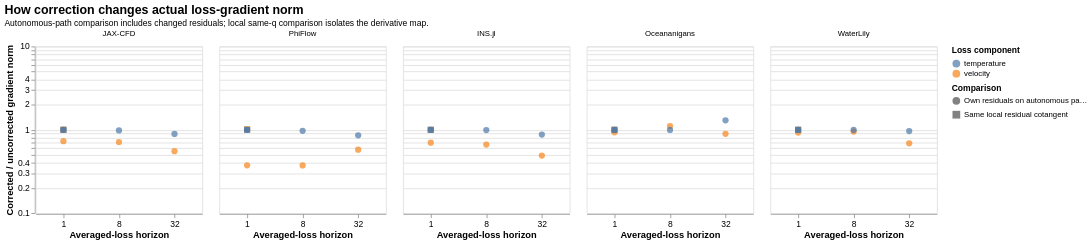

Specify this chart in Vega-Lite:
### Vega-Lite specification from a JSON file in a GitHub repository (floating-point values rounded to 4 significant figures)
{"config": {"view": {"continuousWidth": 300, "continuousHeight": 300}, "axis": {"labelFontSize": 11, "titleFontSize": 12}, "title": {"fontSize": 16, "subtitleFontSize": 11}}, "data": {"values": [{"solver": "jax-cfd", "backend": "JAX-CFD", "field": "velocity", "horizon": 1, "comparison": "Own residuals on autonomous paths", "reference_norm": 0.0002886, "corrected_norm": 0.0002109, "norm_ratio": 0.7308, "cosine": 0.7771, "difference_norm": 0.0001821, "relative_difference": 0.6311}, {"solver": "jax-cfd", "backend": "JAX-CFD", "field": "velocity", "horizon": 8, "comparison": "Own residuals on autonomous paths", "reference_norm": 0.0007327, "corrected_norm": 0.0005224, "norm_ratio": 0.713, "cosine": 0.7613, "difference_norm": 0.0004765, "relative_difference": 0.6502}, {"solver": "jax-cfd", "backend": "JAX-CFD", "field": "velocity", "horizon": 32, "comparison": "Own residuals on autonomous paths", "reference_norm": 0.003677, "corrected_norm": 0.002037, "norm_ratio": 0.554, "cosine": 0.8361, "difference_norm": 0.002268, "relative_difference": 0.6168}, {"solver": "jax-cfd", "backend": "JAX-CFD", "field": "velocity", "horizon": 1, "comparison": "Same local residual cotangent", "reference_norm": 0.0002104, "corrected_norm": 0.0002109, "norm_ratio": 1.003, "cosine": 0.9999, "difference_norm": 3.131e-06, "relative_difference": 0.01488}, {"solver": "jax-cfd", "backend": "JAX-CFD", "field": "temperature", "horizon": 1, "comparison": "Own residuals on autonomous paths", "reference_norm": 0.0004346, "corrected_norm": 0.0004346, "norm_ratio": 1.0, "cosine": 1.0, "difference_norm": 4.009e-09, "relative_difference": 9.226e-06}, {"solver": "jax-cfd", "backend": "JAX-CFD", "field": "temperature", "horizon": 8, "comparison": "Own residuals on autonomous paths", "reference_norm": 0.0008371, "corrected_norm": 0.0008228, "norm_ratio": 0.983, "cosine": 0.9953, "difference_norm": 8.141e-05, "relative_difference": 0.09725}, {"solver": "jax-cfd", "backend": "JAX-CFD", "field": "temperature", "horizon": 32, "comparison": "Own residuals on autonomous paths", "reference_norm": 0.001667, "corrected_norm": 0.001488, "norm_ratio": 0.8925, "cosine": 0.8543, "difference_norm": 0.0008689, "relative_difference": 0.5212}, {"solver": "jax-cfd", "backend": "JAX-CFD", "field": "temperature", "horizon": 1, "comparison": "Same local residual cotangent", "reference_norm": 0.0004346, "corrected_norm": 0.0004346, "norm_ratio": 1.0, "cosine": 1.0, "difference_norm": 2.181e-11, "relative_difference": 5.019e-08}, {"solver": "phiflow", "backend": "PhiFlow", "field": "velocity", "horizon": 1, "comparison": "Own residuals on autonomous paths", "reference_norm": 0.0007186, "corrected_norm": 0.0002696, "norm_ratio": 0.3752, "cosine": 0.3429, "difference_norm": 0.0006754, "relative_difference": 0.9399}, {"solver": "phiflow", "backend": "PhiFlow", "field": "velocity", "horizon": 8, "comparison": "Own residuals on autonomous paths", "reference_norm": 0.002461, "corrected_norm": 0.0009184, "norm_ratio": 0.3732, "cosine": 0.4959, "difference_norm": 0.002158, "relative_difference": 0.877}, {"solver": "phiflow", "backend": "PhiFlow", "field": "velocity", "horizon": 32, "comparison": "Own residuals on autonomous paths", "reference_norm": 0.007175, "corrected_norm": 0.00414, "norm_ratio": 0.577, "cosine": 0.5773, "difference_norm": 0.005859, "relative_difference": 0.8166}, {"solver": "phiflow", "backend": "PhiFlow", "field": "velocity", "horizon": 1, "comparison": "Same local residual cotangent", "reference_norm": 0.0002656, "corrected_norm": 0.0002696, "norm_ratio": 1.015, "cosine": 0.9998, "difference_norm": 6.954e-06, "relative_difference": 0.02618}, {"solver": "phiflow", "backend": "PhiFlow", "field": "temperature", "horizon": 1, "comparison": "Own residuals on autonomous paths", "reference_norm": 0.0006895, "corrected_norm": 0.0006895, "norm_ratio": 1.0, "cosine": 1.0, "difference_norm": 6.476e-09, "relative_difference": 9.393e-06}, {"solver": "phiflow", "backend": "PhiFlow", "field": "temperature", "horizon": 8, "comparison": "Own residuals on autonomous paths", "reference_norm": 0.001999, "corrected_norm": 0.001946, "norm_ratio": 0.9737, "cosine": 0.9974, "difference_norm": 0.0001509, "relative_difference": 0.07548}, {"solver": "phiflow", "backend": "PhiFlow", "field": "temperature", "horizon": 32, "comparison": "Own residuals on autonomous paths", "reference_norm": 0.004267, "corrected_norm": 0.003669, "norm_ratio": 0.8599, "cosine": 0.9628, "difference_norm": 0.001234, "relative_difference": 0.2892}, {"solver": "phiflow", "backend": "PhiFlow", "field": "temperature", "horizon": 1, "comparison": "Same local residual cotangent", "reference_norm": 0.0006895, "corrected_norm": 0.0006895, "norm_ratio": 1.0, "cosine": 1.0, "difference_norm": 4.494e-11, "relative_difference": 6.518e-08}, {"solver": "ins-jl", "backend": "INS.jl", "field": "velocity", "horizon": 1, "comparison": "Own residuals on autonomous paths", "reference_norm": 0.000261, "corrected_norm": 0.0001827, "norm_ratio": 0.7002, "cosine": 0.6381, "difference_norm": 0.0002016, "relative_difference": 0.7724}, {"solver": "ins-jl", "backend": "INS.jl", "field": "velocity", "horizon": 8, "comparison": "Own residuals on autonomous paths", "reference_norm": 0.0007482, "corrected_norm": 0.0004972, "norm_ratio": 0.6645, "cosine": 0.7005, "difference_norm": 0.0005346, "relative_difference": 0.7145}, {"solver": "ins-jl", "backend": "INS.jl", "field": "velocity", "horizon": 32, "comparison": "Own residuals on autonomous paths", "reference_norm": 0.004838, "corrected_norm": 0.002374, "norm_ratio": 0.4907, "cosine": 0.8179, "difference_norm": 0.003202, "relative_difference": 0.6619}, {"solver": "ins-jl", "backend": "INS.jl", "field": "velocity", "horizon": 1, "comparison": "Same local residual cotangent", "reference_norm": 0.0001827, "corrected_norm": 0.0001827, "norm_ratio": 1.0, "cosine": 0.9999, "difference_norm": 2.834e-06, "relative_difference": 0.01551}, {"solver": "ins-jl", "backend": "INS.jl", "field": "temperature", "horizon": 1, "comparison": "Own residuals on autonomous paths", "reference_norm": 0.0005804, "corrected_norm": 0.0005804, "norm_ratio": 1.0, "cosine": 1.0, "difference_norm": 4.901e-09, "relative_difference": 8.445e-06}, {"solver": "ins-jl", "backend": "INS.jl", "field": "temperature", "horizon": 8, "comparison": "Own residuals on autonomous paths", "reference_norm": 0.001553, "corrected_norm": 0.001543, "norm_ratio": 0.9936, "cosine": 0.9989, "difference_norm": 7.455e-05, "relative_difference": 0.04801}, {"solver": "ins-jl", "backend": "INS.jl", "field": "temperature", "horizon": 32, "comparison": "Own residuals on autonomous paths", "reference_norm": 0.003321, "corrected_norm": 0.002908, "norm_ratio": 0.8756, "cosine": 0.9462, "difference_norm": 0.0011, "relative_difference": 0.3313}, {"solver": "ins-jl", "backend": "INS.jl", "field": "temperature", "horizon": 1, "comparison": "Same local residual cotangent", "reference_norm": 0.0005804, "corrected_norm": 0.0005804, "norm_ratio": 1.0, "cosine": 1.0, "difference_norm": 3.383e-11, "relative_difference": 5.829e-08}, {"solver": "oceananigans", "backend": "Oceananigans", "field": "velocity", "horizon": 1, "comparison": "Own residuals on autonomous paths", "reference_norm": 0.0001928, "corrected_norm": 0.0001801, "norm_ratio": 0.9339, "cosine": 0.7708, "difference_norm": 0.0001268, "relative_difference": 0.6576}, {"solver": "oceananigans", "backend": "Oceananigans", "field": "velocity", "horizon": 8, "comparison": "Own residuals on autonomous paths", "reference_norm": 0.0003801, "corrected_norm": 0.0004211, "norm_ratio": 1.108, "cosine": 0.6949, "difference_norm": 0.0003152, "relative_difference": 0.8291}, {"solver": "oceananigans", "backend": "Oceananigans", "field": "velocity", "horizon": 32, "comparison": "Own residuals on autonomous paths", "reference_norm": 0.00178, "corrected_norm": 0.001597, "norm_ratio": 0.8967, "cosine": 0.8245, "difference_norm": 0.001015, "relative_difference": 0.5704}, {"solver": "oceananigans", "backend": "Oceananigans", "field": "velocity", "horizon": 1, "comparison": "Same local residual cotangent", "reference_norm": 0.0001797, "corrected_norm": 0.0001801, "norm_ratio": 1.002, "cosine": 1.0, "difference_norm": 1.817e-06, "relative_difference": 0.01011}, {"solver": "oceananigans", "backend": "Oceananigans", "field": "temperature", "horizon": 1, "comparison": "Own residuals on autonomous paths", "reference_norm": 0.0002214, "corrected_norm": 0.0002214, "norm_ratio": 1.0, "cosine": 1.0, "difference_norm": 2.471e-09, "relative_difference": 1.116e-05}, {"solver": "oceananigans", "backend": "Oceananigans", "field": "temperature", "horizon": 8, "comparison": "Own residuals on autonomous paths", "reference_norm": 0.0004392, "corrected_norm": 0.0004373, "norm_ratio": 0.9957, "cosine": 0.9939, "difference_norm": 4.851e-05, "relative_difference": 0.1105}, {"solver": "oceananigans", "backend": "Oceananigans", "field": "temperature", "horizon": 32, "comparison": "Own residuals on autonomous paths", "reference_norm": 0.001132, "corrected_norm": 0.001472, "norm_ratio": 1.3, "cosine": 0.8592, "difference_norm": 0.0007649, "relative_difference": 0.6756}, {"solver": "oceananigans", "backend": "Oceananigans", "field": "temperature", "horizon": 1, "comparison": "Same local residual cotangent", "reference_norm": 0.0002214, "corrected_norm": 0.0002214, "norm_ratio": 1.0, "cosine": 1.0, "difference_norm": 8.379e-12, "relative_difference": 3.784e-08}, {"solver": "waterlily", "backend": "WaterLily", "field": "velocity", "horizon": 1, "comparison": "Own residuals on autonomous paths", "reference_norm": 0.0001867, "corrected_norm": 0.0001729, "norm_ratio": 0.9257, "cosine": 0.7254, "difference_norm": 0.0001339, "relative_difference": 0.7169}, {"solver": "waterlily", "backend": "WaterLily", "field": "velocity", "horizon": 8, "comparison": "Own residuals on autonomous paths", "reference_norm": 0.0004298, "corrected_norm": 0.0004098, "norm_ratio": 0.9534, "cosine": 0.6064, "difference_norm": 0.0003729, "relative_difference": 0.8675}, {"solver": "waterlily", "backend": "WaterLily", "field": "velocity", "horizon": 32, "comparison": "Own residuals on autonomous paths", "reference_norm": 0.00273, "corrected_norm": 0.001877, "norm_ratio": 0.6875, "cosine": 0.8525, "difference_norm": 0.001497, "relative_difference": 0.5482}, {"solver": "waterlily", "backend": "WaterLily", "field": "velocity", "horizon": 1, "comparison": "Same local residual cotangent", "reference_norm": 0.0001724, "corrected_norm": 0.0001729, "norm_ratio": 1.003, "cosine": 1.0, "difference_norm": 1.646e-06, "relative_difference": 0.009547}, {"solver": "waterlily", "backend": "WaterLily", "field": "temperature", "horizon": 1, "comparison": "Own residuals on autonomous paths", "reference_norm": 0.0007526, "corrected_norm": 0.0007526, "norm_ratio": 1.0, "cosine": 1.0, "difference_norm": 4.444e-09, "relative_difference": 5.905e-06}, {"solver": "waterlily", "backend": "WaterLily", "field": "temperature", "horizon": 8, "comparison": "Own residuals on autonomous paths", "reference_norm": 0.001957, "corrected_norm": 0.001951, "norm_ratio": 0.9968, "cosine": 0.9999, "difference_norm": 3.394e-05, "relative_difference": 0.01734}, {"solver": "waterlily", "backend": "WaterLily", "field": "temperature", "horizon": 32, "comparison": "Own residuals on autonomous paths", "reference_norm": 0.003043, "corrected_norm": 0.002936, "norm_ratio": 0.9648, "cosine": 0.9948, "difference_norm": 0.0003239, "relative_difference": 0.1064}, {"solver": "waterlily", "backend": "WaterLily", "field": "temperature", "horizon": 1, "comparison": "Same local residual cotangent", "reference_norm": 0.0007526, "corrected_norm": 0.0007526, "norm_ratio": 1.0, "cosine": 1.0, "difference_norm": 3.867e-11, "relative_difference": 5.139e-08}]}, "mark": {"type": "point", "filled": true, "size": 65}, "encoding": {"color": {"field": "field", "title": "Loss component", "type": "nominal"}, "column": {"field": "backend", "sort": ["JAX-CFD", "PhiFlow", "INS.jl", "Oceananigans", "WaterLily"], "title": null, "type": "nominal"}, "shape": {"field": "comparison", "title": "Comparison", "type": "nominal"}, "x": {"axis": {"labelAngle": 0}, "field": "horizon", "sort": [1, 8, 32], "title": "Averaged-loss horizon", "type": "ordinal"}, "y": {"field": "norm_ratio", "scale": {"type": "log"}, "title": "Corrected / uncorrected gradient norm", "type": "quantitative"}}, "height": 215, "title": {"text": "How correction changes actual loss-gradient norm", "subtitle": "Autonomous-path comparison includes changed residuals; local same-q comparison isolates the derivative map."}, "width": 215, "$schema": "https://vega.github.io/schema/vega-lite/v6.4.1.json"}
